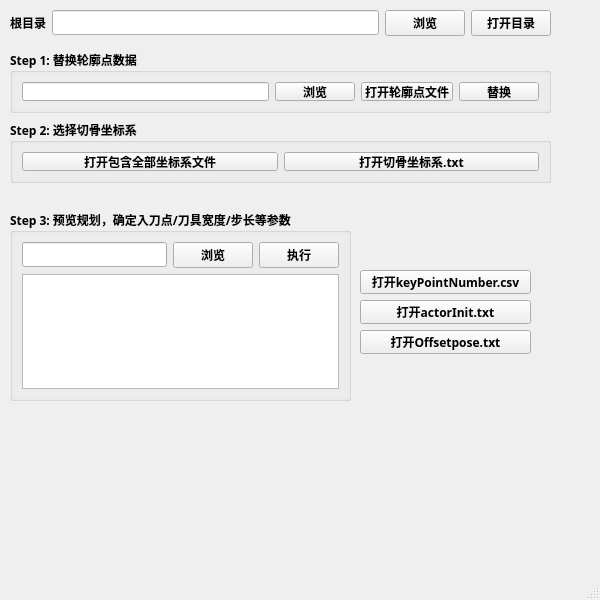
<?xml version="1.0" encoding="UTF-8"?>
<ui version="4.0">
 <class>MainWindow</class>
 <widget class="QMainWindow" name="MainWindow">
  <property name="geometry">
   <rect>
    <x>0</x>
    <y>0</y>
    <width>600</width>
    <height>600</height>
   </rect>
  </property>
  <property name="font">
   <font>
    <family>微软雅黑</family>
    <weight>75</weight>
    <bold>true</bold>
   </font>
  </property>
  <property name="windowTitle">
   <string>MainWindow</string>
  </property>
  <widget class="QWidget" name="centralwidget">
   <widget class="QGroupBox" name="groupBox">
    <property name="geometry">
     <rect>
      <x>10</x>
      <y>50</y>
      <width>541</width>
      <height>63</height>
     </rect>
    </property>
    <property name="title">
     <string>Step 1: 替换轮廓点数据</string>
    </property>
    <property name="flat">
     <bool>false</bool>
    </property>
    <layout class="QGridLayout" name="gridLayout" columnstretch="4,1,1,0">
     <item row="0" column="0">
      <widget class="QLineEdit" name="point50Data"/>
     </item>
     <item row="0" column="1">
      <widget class="QPushButton" name="viewPointBtn">
       <property name="text">
        <string>浏览</string>
       </property>
      </widget>
     </item>
     <item row="0" column="3">
      <widget class="QPushButton" name="replaceBtn">
       <property name="text">
        <string>替换</string>
       </property>
      </widget>
     </item>
     <item row="0" column="2">
      <widget class="QPushButton" name="openPointButton">
       <property name="text">
        <string>打开轮廓点文件</string>
       </property>
      </widget>
     </item>
    </layout>
   </widget>
   <widget class="QGroupBox" name="groupBox_2">
    <property name="geometry">
     <rect>
      <x>10</x>
      <y>120</y>
      <width>541</width>
      <height>63</height>
     </rect>
    </property>
    <property name="title">
     <string>Step 2: 选择切骨坐标系</string>
    </property>
    <layout class="QGridLayout" name="gridLayout_2" columnstretch="0,0">
     <item row="0" column="0">
      <widget class="QPushButton" name="viewCorBtn">
       <property name="text">
        <string>打开包含全部坐标系文件</string>
       </property>
      </widget>
     </item>
     <item row="0" column="1">
      <widget class="QPushButton" name="chooseCorBtn">
       <property name="text">
        <string>打开切骨坐标系.txt</string>
       </property>
      </widget>
     </item>
    </layout>
   </widget>
   <widget class="QGroupBox" name="groupBox_3">
    <property name="geometry">
     <rect>
      <x>10</x>
      <y>210</y>
      <width>341</width>
      <height>191</height>
     </rect>
    </property>
    <property name="title">
     <string>Step 3: 预览规划，确定入刀点/刀具宽度/步长等参数</string>
    </property>
    <layout class="QGridLayout" name="gridLayout_3" columnstretch="3,0,0">
     <item row="0" column="2">
      <widget class="QPushButton" name="ExecBtn">
       <property name="text">
        <string>执行</string>
       </property>
      </widget>
     </item>
     <item row="0" column="1">
      <widget class="QPushButton" name="viewExecBtn">
       <property name="text">
        <string>浏览</string>
       </property>
      </widget>
     </item>
     <item row="0" column="0">
      <widget class="QLineEdit" name="ExecEdit"/>
     </item>
     <item row="1" column="0" colspan="3">
      <widget class="QTextBrowser" name="textBrowser"/>
     </item>
    </layout>
   </widget>
   <widget class="QPushButton" name="openActorInitBtn">
    <property name="geometry">
     <rect>
      <x>360</x>
      <y>300</y>
      <width>171</width>
      <height>24</height>
     </rect>
    </property>
    <property name="text">
     <string>打开actorInit.txt</string>
    </property>
   </widget>
   <widget class="QPushButton" name="openOffsetBtn">
    <property name="geometry">
     <rect>
      <x>360</x>
      <y>330</y>
      <width>171</width>
      <height>24</height>
     </rect>
    </property>
    <property name="text">
     <string>打开Offsetpose.txt</string>
    </property>
   </widget>
   <widget class="QWidget" name="layoutWidget">
    <property name="geometry">
     <rect>
      <x>10</x>
      <y>10</y>
      <width>541</width>
      <height>26</height>
     </rect>
    </property>
    <layout class="QGridLayout" name="gridLayout_4">
     <item row="0" column="1">
      <widget class="QLineEdit" name="rootDirEdit"/>
     </item>
     <item row="0" column="2">
      <widget class="QPushButton" name="openRootDirBtn">
       <property name="text">
        <string>浏览</string>
       </property>
      </widget>
     </item>
     <item row="0" column="0">
      <widget class="QLabel" name="label">
       <property name="text">
        <string>根目录</string>
       </property>
      </widget>
     </item>
     <item row="0" column="3">
      <widget class="QPushButton" name="openDirButton">
       <property name="text">
        <string>打开目录</string>
       </property>
      </widget>
     </item>
    </layout>
   </widget>
   <widget class="QPushButton" name="openkeyPointBtn">
    <property name="geometry">
     <rect>
      <x>360</x>
      <y>270</y>
      <width>171</width>
      <height>24</height>
     </rect>
    </property>
    <property name="text">
     <string>打开keyPointNumber.csv</string>
    </property>
   </widget>
  </widget>
  <widget class="QMenuBar" name="menubar">
   <property name="geometry">
    <rect>
     <x>0</x>
     <y>0</y>
     <width>600</width>
     <height>21</height>
    </rect>
   </property>
  </widget>
  <widget class="QStatusBar" name="statusbar"/>
 </widget>
 <resources/>
 <connections/>
</ui>
